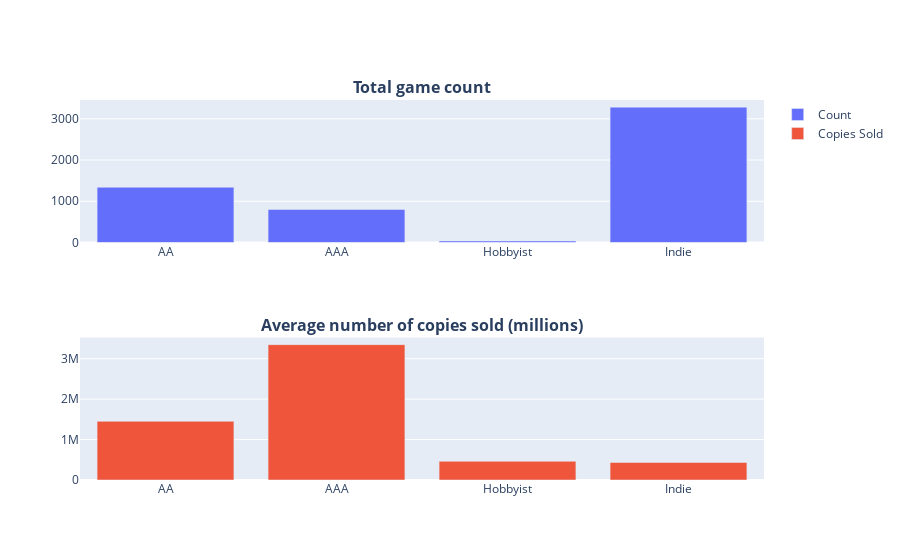

Write notebook code for a chart like this one.
### Code cell
# Смотрим на то, сколько игр выпущено компаниями разного типа 'publisherClass' и сколько в среднем копий игры продается у компании каждого типа (нижний график)
summary = main_df.groupby('publisherClass')['copiesSold'].agg(['count', 'mean']).reset_index()

fig = make_subplots(rows=2, cols=1, subplot_titles=('<b>Total game count</b>', '<b>Average number of copies sold (millions)</b>'))

fig.add_trace(go.Bar(x=summary['publisherClass'], y=summary['count'], name='Count'), row=1, col=1)
fig.add_trace(go.Bar(x=summary['publisherClass'], y=summary['mean'], name='Copies Sold'), row=2, col=1)

fig.show()

### Figure 1 — Plotly figure (JSON) as saved in the notebook; plotly's stock layout.template omitted (floating-point values rounded to 4 significant figures)
{"data": [{"name": "Count", "type": "bar", "x": ["AA", "AAA", "Hobbyist", "Indie"], "xaxis": "x", "y": [1339, 801, 35, 3283], "yaxis": "y"}, {"name": "Copies Sold", "type": "bar", "x": ["AA", "AAA", "Hobbyist", "Indie"], "xaxis": "x2", "y": [1451000.0, 3349000.0, 463100.0, 432800.0], "yaxis": "y2"}], "layout": {"annotations": [{"font": {"size": 16}, "showarrow": false, "text": "<b>Total game count</b>", "x": 0.5, "xanchor": "center", "xref": "paper", "y": 1, "yanchor": "bottom", "yref": "paper"}, {"font": {"size": 16}, "showarrow": false, "text": "<b>Average number of copies sold (millions)</b>", "x": 0.5, "xanchor": "center", "xref": "paper", "y": 0.375, "yanchor": "bottom", "yref": "paper"}], "xaxis": {"anchor": "y", "domain": [0, 1]}, "xaxis2": {"anchor": "y2", "domain": [0, 1]}, "yaxis": {"anchor": "x", "domain": [0.625, 1]}, "yaxis2": {"anchor": "x2", "domain": [0, 0.375]}}}
